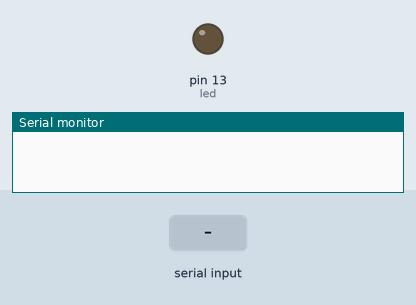
Bench run of a sketch on a simulated Arduino Uno, built with avr-gcc and run on an emulated ATmega328P. Parts: output pins drawn as LEDs (lit = HIGH), the last lines printed to the serial monitor. The test bench sets the inputs (shaded band).

Above: at 1.2 s.
1.3 s: byte 30 received over Serial
At 2.1 s:
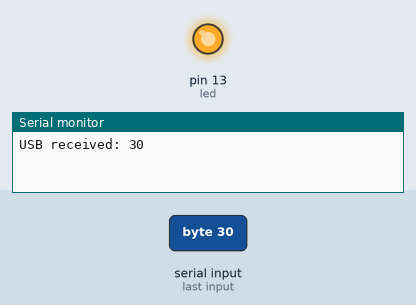
Timing chart, 0 to 5.3 s (numbered marks = the images above; inputs shaded):
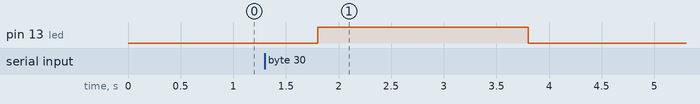

Measured:
- after the input at 1.3 s, pin 13 (led): LOW → HIGH after 0.50 s, → LOW 2.0 s later

The sketch:

serial_reciever_mark1.ino
```cpp
 //Test code for recieveing serieal data from raspberry pi
int incomingByte;
int recieved;
int led = 13;

void setup() {
  Serial.begin(9600);//serial USB port connection
  pinMode(led,OUTPUT);
}


void loop() {
  digitalWrite(led,LOW);

     //serial USB comunication code
    while(Serial.available() > 0) {
      digitalWrite(led,LOW);
      delay(500);
        incomingByte = Serial.read();
        Serial.print("USB received: ");
        Serial.println(incomingByte, DEC);
        digitalWrite(led,HIGH);
        delay(2000);
        }
}
```
